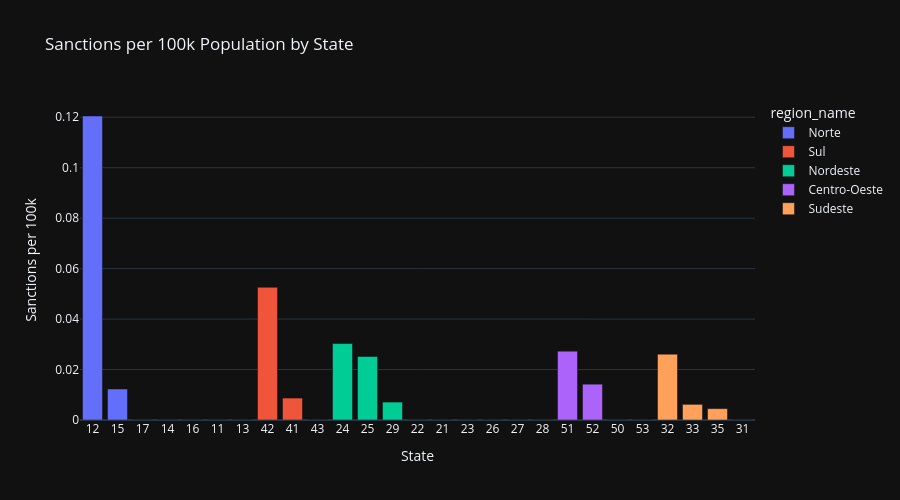

Notebook cell for this chart:
### Code cell
fig = px.bar(df_analysis.sort_values('sanctions_per_100k', ascending=False),
             x='state_code', y='sanctions_per_100k',
             color='region_name',
             title='Sanctions per 100k Population by State',
             labels={'sanctions_per_100k': 'Sanctions per 100k', 'state_code': 'State'},
             height=500)
fig.show()

### Figure 1 — Plotly figure (JSON) as saved in the notebook; plotly's stock layout.template omitted (floating-point values rounded to 4 significant figures)
{"data": [{"hovertemplate": "region_name=Norte<br>State=%{x}<br>Sanctions per 100k=%{y}<extra></extra>", "legendgroup": "Norte", "marker": {"color": "#636efa", "pattern": {"shape": ""}}, "name": "Norte", "orientation": "v", "showlegend": true, "textposition": "auto", "x": ["12", "15", "17", "14", "16", "11", "13"], "xaxis": "x", "y": [0.1205, 0.0123, 0.0, 0.0, 0.0, 0.0, 0.0], "yaxis": "y", "type": "bar"}, {"hovertemplate": "region_name=Sul<br>State=%{x}<br>Sanctions per 100k=%{y}<extra></extra>", "legendgroup": "Sul", "marker": {"color": "#EF553B", "pattern": {"shape": ""}}, "name": "Sul", "orientation": "v", "showlegend": true, "textposition": "auto", "x": ["42", "41", "43"], "xaxis": "x", "y": [0.0526, 0.0087, 0.0], "yaxis": "y", "type": "bar"}, {"hovertemplate": "region_name=Nordeste<br>State=%{x}<br>Sanctions per 100k=%{y}<extra></extra>", "legendgroup": "Nordeste", "marker": {"color": "#00cc96", "pattern": {"shape": ""}}, "name": "Nordeste", "orientation": "v", "showlegend": true, "textposition": "auto", "x": ["24", "25", "29", "22", "21", "23", "26", "27", "28"], "xaxis": "x", "y": [0.0303, 0.0252, 0.0071, 0.0, 0.0, 0.0, 0.0, 0.0, 0.0], "yaxis": "y", "type": "bar"}, {"hovertemplate": "region_name=Centro-Oeste<br>State=%{x}<br>Sanctions per 100k=%{y}<extra></extra>", "legendgroup": "Centro-Oeste", "marker": {"color": "#ab63fa", "pattern": {"shape": ""}}, "name": "Centro-Oeste", "orientation": "v", "showlegend": true, "textposition": "auto", "x": ["51", "52", "50", "53"], "xaxis": "x", "y": [0.0273, 0.0142, 0.0, 0.0], "yaxis": "y", "type": "bar"}, {"hovertemplate": "region_name=Sudeste<br>State=%{x}<br>Sanctions per 100k=%{y}<extra></extra>", "legendgroup": "Sudeste", "marker": {"color": "#FFA15A", "pattern": {"shape": ""}}, "name": "Sudeste", "orientation": "v", "showlegend": true, "textposition": "auto", "x": ["32", "33", "35", "31"], "xaxis": "x", "y": [0.0261, 0.0062, 0.0045, 0.0], "yaxis": "y", "type": "bar"}], "layout": {"xaxis": {"anchor": "y", "domain": [0.0, 1.0], "title": {"text": "State"}}, "yaxis": {"anchor": "x", "domain": [0.0, 1.0], "title": {"text": "Sanctions per 100k"}}, "legend": {"title": {"text": "region_name"}, "tracegroupgap": 0}, "title": {"text": "Sanctions per 100k Population by State"}, "barmode": "relative", "height": 500}}
